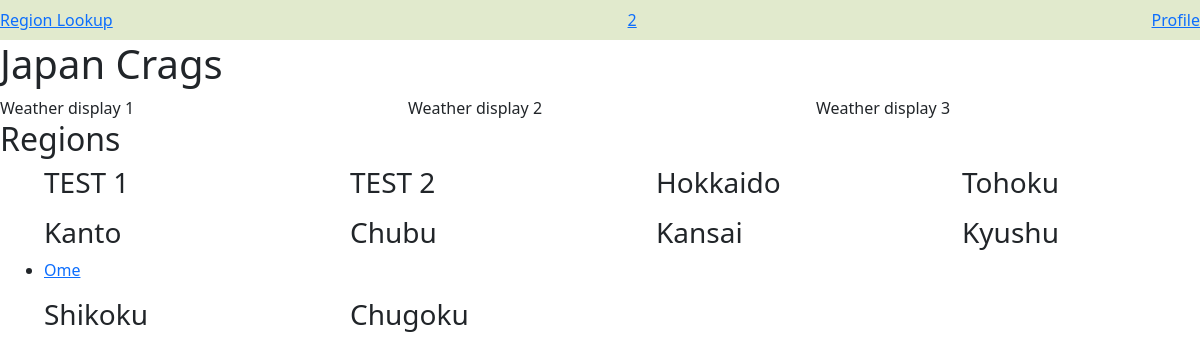
The app's page /, older data.
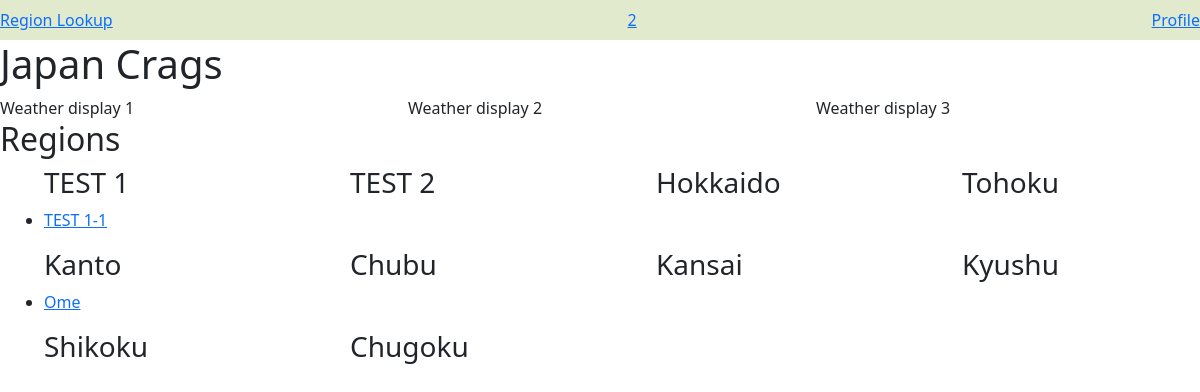
The same page, newer data.
### weather_report/models.py (models this page shows, shortened)
class Region(models.Model):
  name = models.CharField(max_length=50)

class Area(models.Model):
  region = models.ForeignKey(Region, on_delete=models.CASCADE)
  name = models.CharField(max_length=50)
  latitude = models.DecimalField(max_digits=9, decimal_places=6, null=True)
  longitude = models.DecimalField(max_digits=9, decimal_places=6, null=True)
  elevation = models.DecimalField(max_digits=5, decimal_places=1, null=True)

### weather_report/views.py (the view)
# urls.py: path("", views.index, name="index"),
def index(request):
    area = Area.objects.all()
    regions = Region.objects.all()
    return render(request, 'weather_report/index.html', {
        "areas": area,
        "regions": regions,
    })

### weather_report/templates/weather_report/index.html
{% extends "weather_report/layout.html" %}
{% load static %}
{% block body %}
    <div id="top-3" class="row">
        <div class="col">
            Weather display 1
        </div>
        <div class="col">
            Weather display 2
        </div>
        <div class="col">
            Weather display 3
        </div>
    </div>
    <div id="region-list" class="row">
        <div class="col-12">
            <h2>Regions</h2>
        </div>
        {% for region in regions %}
        <div class="col-3">
            <div class="container-md">
                <ul><h3>{{region.name}}</h3>
                    {% for area in areas %}
                    {% if area.region == region %}
                    <li><a href="{% url 'area_forecast' area.name %}">{{area.name}}</a></li>
                    {% endif %}
                    {% endfor %}
                </ul>
            </div>
        </div>
        {% endfor %}
    </div>
{% endblock %}

Row changes from the older to the newer data that the page shows:
added Area: name "TEST 1-1", shown under Region "TEST 1"
